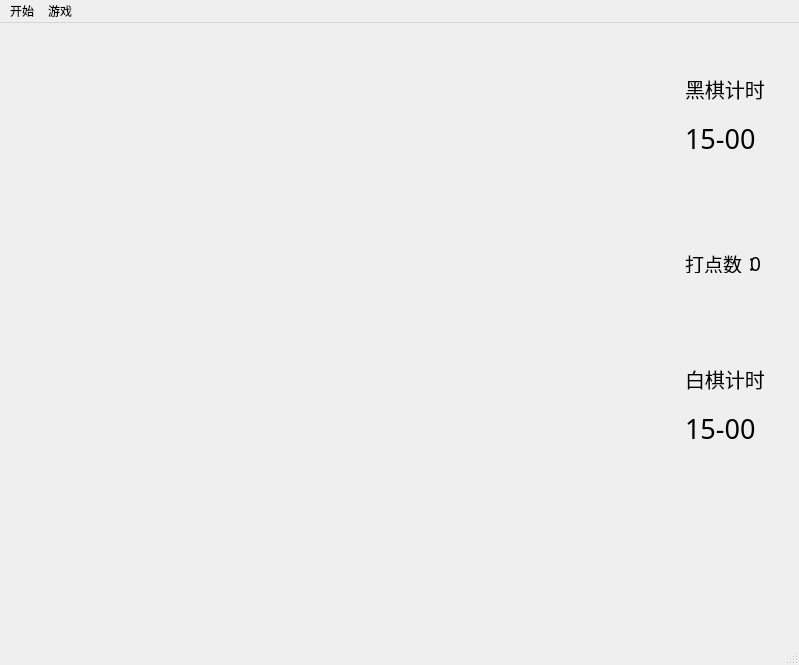
<?xml version="1.0" encoding="UTF-8"?>
<ui version="4.0">
 <class>ChessPlay</class>
 <widget class="QMainWindow" name="ChessPlay">
  <property name="geometry">
   <rect>
    <x>0</x>
    <y>0</y>
    <width>799</width>
    <height>665</height>
   </rect>
  </property>
  <property name="windowTitle">
   <string>五子棋</string>
  </property>
  <property name="windowIcon">
   <iconset resource="resource.qrc">
    <normaloff>:/image/image/gobang.ico</normaloff>:/image/image/gobang.ico</iconset>
  </property>
  <widget class="QWidget" name="centralwidget">
   <widget class="QLabel" name="label">
    <property name="geometry">
     <rect>
      <x>685</x>
      <y>50</y>
      <width>101</width>
      <height>31</height>
     </rect>
    </property>
    <property name="font">
     <font>
      <family>中山行书百年纪念版</family>
      <pointsize>15</pointsize>
     </font>
    </property>
    <property name="text">
     <string>黑棋计时</string>
    </property>
   </widget>
   <widget class="QLabel" name="whiteTime">
    <property name="geometry">
     <rect>
      <x>685</x>
      <y>90</y>
      <width>101</width>
      <height>51</height>
     </rect>
    </property>
    <property name="font">
     <font>
      <family>OCR A Extended</family>
      <pointsize>20</pointsize>
     </font>
    </property>
    <property name="text">
     <string>15-00</string>
    </property>
   </widget>
   <widget class="QLabel" name="label_2">
    <property name="geometry">
     <rect>
      <x>685</x>
      <y>340</y>
      <width>101</width>
      <height>31</height>
     </rect>
    </property>
    <property name="font">
     <font>
      <family>中山行书百年纪念版</family>
      <pointsize>15</pointsize>
     </font>
    </property>
    <property name="text">
     <string>白棋计时</string>
    </property>
   </widget>
   <widget class="QLabel" name="blackTime">
    <property name="geometry">
     <rect>
      <x>685</x>
      <y>380</y>
      <width>101</width>
      <height>51</height>
     </rect>
    </property>
    <property name="font">
     <font>
      <family>OCR A Extended</family>
      <pointsize>20</pointsize>
     </font>
    </property>
    <property name="text">
     <string>15-00</string>
    </property>
   </widget>
   <widget class="QLabel" name="label_3">
    <property name="geometry">
     <rect>
      <x>685</x>
      <y>230</y>
      <width>68</width>
      <height>20</height>
     </rect>
    </property>
    <property name="font">
     <font>
      <family>中山行书百年纪念版</family>
      <pointsize>14</pointsize>
     </font>
    </property>
    <property name="text">
     <string>打点数：</string>
    </property>
   </widget>
   <widget class="QLabel" name="dadianN">
    <property name="geometry">
     <rect>
      <x>750</x>
      <y>230</y>
      <width>54</width>
      <height>20</height>
     </rect>
    </property>
    <property name="font">
     <font>
      <family>OCR A Extended</family>
      <pointsize>14</pointsize>
     </font>
    </property>
    <property name="text">
     <string>0</string>
    </property>
   </widget>
   <widget class="QLabel" name="AttactMessage">
    <property name="geometry">
     <rect>
      <x>640</x>
      <y>440</y>
      <width>211</width>
      <height>141</height>
     </rect>
    </property>
    <property name="font">
     <font>
      <family>中山行书百年纪念版</family>
      <pointsize>15</pointsize>
     </font>
    </property>
    <property name="text">
     <string/>
    </property>
   </widget>
  </widget>
  <widget class="QMenuBar" name="menubar">
   <property name="geometry">
    <rect>
     <x>0</x>
     <y>0</y>
     <width>799</width>
     <height>26</height>
    </rect>
   </property>
   <widget class="QMenu" name="menu">
    <property name="title">
     <string>开始</string>
    </property>
    <addaction name="actionGame"/>
    <addaction name="actionHome"/>
    <addaction name="actionQuit_2"/>
   </widget>
   <widget class="QMenu" name="menu_2">
    <property name="title">
     <string>游戏</string>
    </property>
    <addaction name="actionBack"/>
    <addaction name="actionScreenshot"/>
    <addaction name="actionPASS"/>
   </widget>
   <addaction name="menu"/>
   <addaction name="menu_2"/>
  </widget>
  <widget class="QStatusBar" name="statusbar"/>
  <action name="actionBack">
   <property name="icon">
    <iconset resource="resource.qrc">
     <normaloff>:/image/image/back.png</normaloff>:/image/image/back.png</iconset>
   </property>
   <property name="text">
    <string>悔棋</string>
   </property>
  </action>
  <action name="actionPeople">
   <property name="icon">
    <iconset resource="resource.qrc">
     <normaloff>:/image/image/person.png</normaloff>:/image/image/person.png</iconset>
   </property>
   <property name="text">
    <string>人人对战</string>
   </property>
  </action>
  <action name="actionComputer">
   <property name="icon">
    <iconset resource="resource.qrc">
     <normaloff>:/image/image/computer.png</normaloff>:/image/image/computer.png</iconset>
   </property>
   <property name="text">
    <string>人机对战</string>
   </property>
  </action>
  <action name="actionScreenshot">
   <property name="icon">
    <iconset resource="resource.qrc">
     <normaloff>:/image/image/screenshot.png</normaloff>:/image/image/screenshot.png</iconset>
   </property>
   <property name="text">
    <string>保存棋局</string>
   </property>
  </action>
  <action name="actionHome">
   <property name="icon">
    <iconset resource="resource.qrc">
     <normaloff>:/image/image/home.png</normaloff>:/image/image/home.png</iconset>
   </property>
   <property name="text">
    <string>回到菜单</string>
   </property>
  </action>
  <action name="actionNet">
   <property name="icon">
    <iconset resource="resource.qrc">
     <normaloff>:/image/image/net.png</normaloff>:/image/image/net.png</iconset>
   </property>
   <property name="text">
    <string>局域网对战</string>
   </property>
  </action>
  <action name="actionQuit_2">
   <property name="icon">
    <iconset resource="resource.qrc">
     <normaloff>:/image/image/quit.png</normaloff>:/image/image/quit.png</iconset>
   </property>
   <property name="text">
    <string>退出</string>
   </property>
  </action>
  <action name="actionGame">
   <property name="icon">
    <iconset resource="resource.qrc">
     <normaloff>:/image/image/new.png</normaloff>:/image/image/new.png</iconset>
   </property>
   <property name="text">
    <string>新游戏</string>
   </property>
  </action>
  <action name="actionPASS">
   <property name="enabled">
    <bool>true</bool>
   </property>
   <property name="icon">
    <iconset>
     <normaloff>image/pass.png</normaloff>image/pass.png</iconset>
   </property>
   <property name="text">
    <string>PASS</string>
   </property>
  </action>
 </widget>
 <resources>
  <include location="resource.qrc"/>
 </resources>
 <connections/>
</ui>
